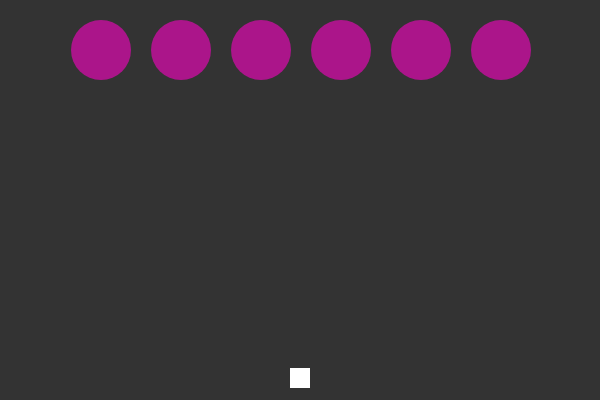
Frame 1 (no input)
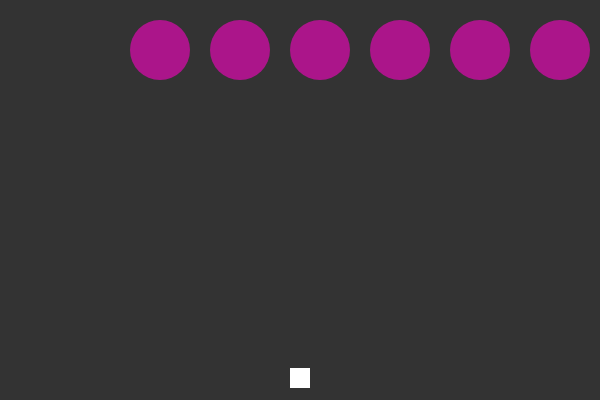
Frame 60 (no input)
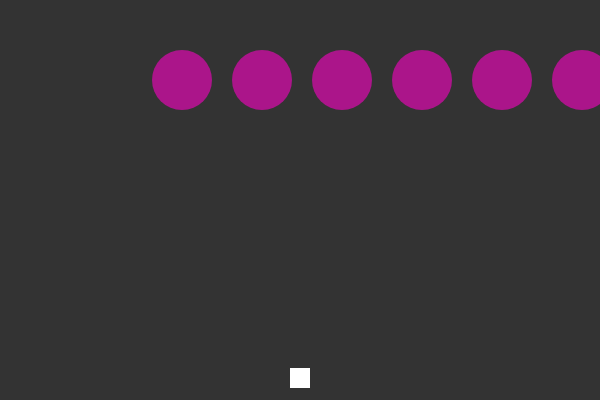
Frame 120 (the mouse pressed at the canvas centre since frame 60)

The p5.js sketch that drew these frames (run headless with seeded random() and noise() and a simulated clock; from frame 60 on, the mouse is pressed at the canvas centre):

// p5.js sketch
// ── sketch.js
let width = 600;
let height = 400;

let flowers = [];
let water = [];
let ship;

function setup(){
    createCanvas(width,height);
    ship = new Ship();
    for(let i = 0; i < 6; i++){
        flowers.push(new Flower(i*80+100, 50));
    }
}


function draw(){
    background(51);
    ship.move();

    let edge = false;
    for(flower of flowers){
        flower.move();
        flower.show();
        if(flower.x > width || flower.x < 0){
            edge = true;
        }
    }
    if(edge){
        for(flower of flowers){
            flower.shiftDown();
        }
    }

    for(var d = water.length - 1; d >= 0; d--){
        if(water[d].destroy){
            water.splice(d,1);
        } else {
            water[d].move();
            water[d].show();
            for(flower of flowers){
                if(water[d].hits(flower)){
                    flower.grow();
                }
            }
        }
    }
    ship.show();
}

function keyReleased(){
    if(keyCode !== 32){
        ship.setDir(0);
    }
}

function keyPressed(){
    if(keyCode === RIGHT_ARROW){
        ship.setDir(1);
    } else if (keyCode === LEFT_ARROW){
        ship.setDir(-1);
    }

    if(keyCode === 32){
        water.push(new Drop(ship.x,ship.y))
    }
}
// ── drop.js
class Drop{
    constructor(x,y){
        this.x = x;
        this.y = y;
        this.speed = 5;
        this.size = 8;
        this.destroy = false;
    }

    show(){
        fill(50,0,200);
        ellipse(this.x,this.y,this.size,this.size);
    }

    move(){
        this.y -= this.speed;
        if(this.y < 0){
            this.markForDestruction();
        }
    }

    hits(flower){
        let d = dist(this.x, this.y, flower.x, flower.y);
        if(d < this.size / 2 + flower.size / 2){
            this.markForDestruction();
            return true;
        }else {
            return false;
        }
    }

    markForDestruction(){
        this.destroy = true;
    }
}
// ── flower.js
class Flower{
    constructor(x,y){
        this.x = x;
        this.y = y;
        this.size = 60;

        this.xDir = 1;
    }

    move(){
        this.x += this.xDir;
    }

    shiftDown(){
        this.xDir *= -1;
        this.y += this.size/2;
    }

    show(){
        noStroke();
        fill(255, 0, 200, 150);
        ellipse(this.x,  this.y, this.size,this.size);
    }

    grow(){
        this.size += 2;
    }
}

// ── ship.js
class Ship{
    constructor(){
        this.x = width/2;
        this.y = height - 22;
        this.xDir = 0;
    }

    show(){
        fill(255);
        rectMode(CENTER);
        rect(this.x,  this.y, 20,20);
    }

    move(dir){
        this.x += this.xDir * 5;
    }

    setDir(dir){
        this.xDir = dir;
    }
}
